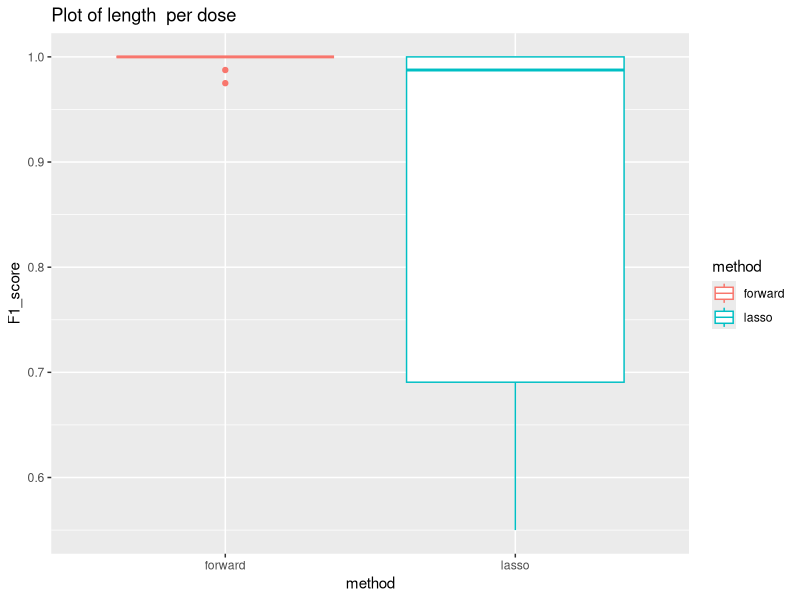
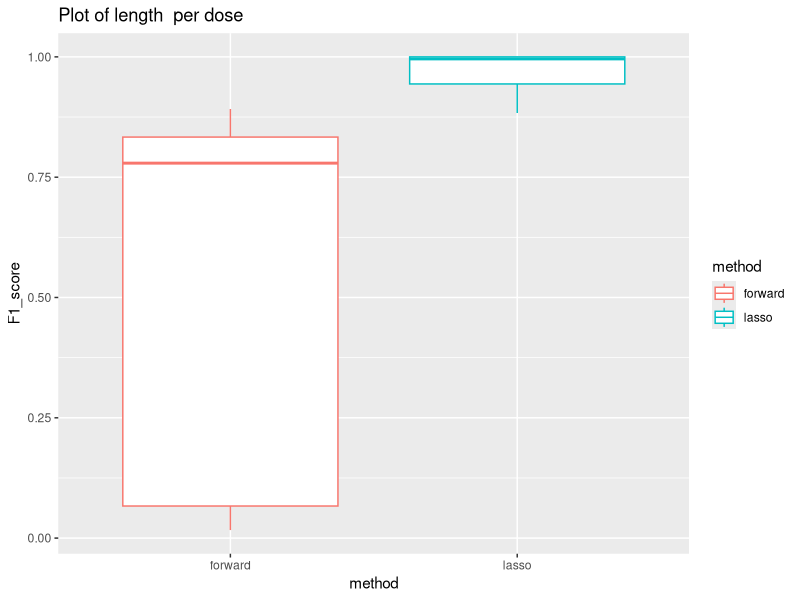
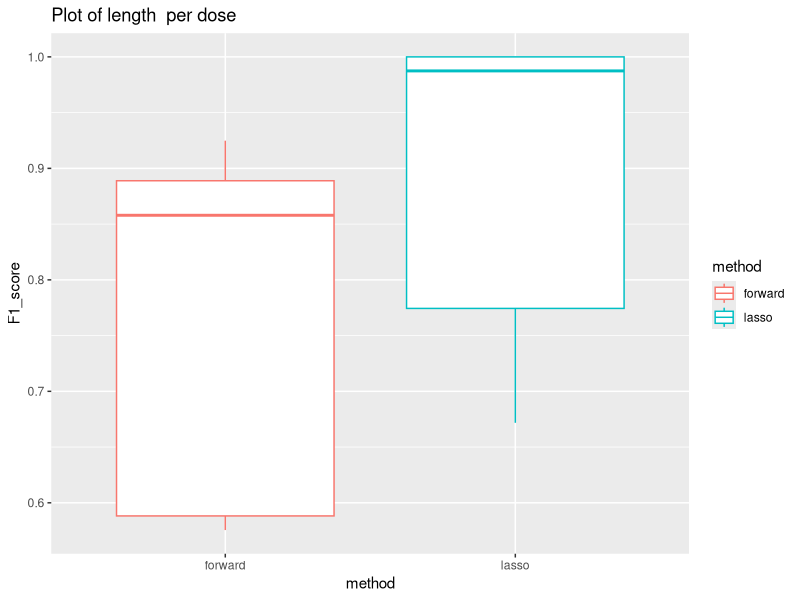

Generate these figures, in order, with R:
## ---- chunk 1
knitr::opts_chunk$set(echo = TRUE)
library(tidyverse)
## ---- chunk 2
# Load parameter data
param_1 = read_csv("parameter_estimate.csv")
param_2 = read_csv("parameter_estimate2.csv")
param_estimate = rbind(param_1, param_2)

# Output table
fit_result = 
  param_estimate %>% 
    mutate(
      notnull = ifelse(type == "null", 0, 1),
      notnull_est = ifelse(abs(estimate) > 0, 1, 0),
      identify =
        case_when(
          notnull == 1 & notnull_est == 1 ~ "TP",
          notnull == 1 & notnull_est == 0 ~ "FN",
          notnull == 0 & notnull_est == 1 ~ "FP",
          notnull == 0 & notnull_est == 0 ~ "TN"
        )
    ) %>% 
    group_by(sim_time, n, p, method) %>% 
    summarize(
      sensitivity = sum(identify == "TP")/(sum(identify == "TP") + sum(identify == "FN")),
      specificity = sum(identify == "TN")/(sum(identify == "TN") + sum(identify == "FP")),
      precision = sum(identify == "TP")/(sum(identify == "TP") + sum(identify == "FP")),
      accuracy = (sum(identify == "TP") + sum(identify == "TN"))/(sum(identify == "TP") + sum(identify == "FP") + sum(identify == "TN") + sum(identify == "FN")),
      number = sum(identify == "TP") + sum(identify == "FP") + sum(identify == "TN") + sum(identify == "FN"),
      F1_score = 2 * precision * sensitivity / (precision + sensitivity)
    )
## ---- chunk 3
# compare sensitivity
ggplot(fit_result[1:100,], aes(x = method, y = sensitivity, color = method)) + 
  geom_boxplot() +
  theme(legend.position = "right") +
  labs(title = "Plot of length  per dose",x = "method", y = "F1_score")

# compare specificity
ggplot(fit_result[1:100,], aes(x = method, y = specificity, color = method)) + 
  geom_boxplot() +
  theme(legend.position = "right") +
  labs(title = "Plot of length  per dose",x = "method", y = "F1_score")

# compare f1 score
ggplot(fit_result[1:100,], aes(x = method, y = F1_score, color = method)) + 
  geom_boxplot() +
  theme(legend.position = "right") +
  labs(title = "Plot of length  per dose",x = "method", y = "F1_score")


